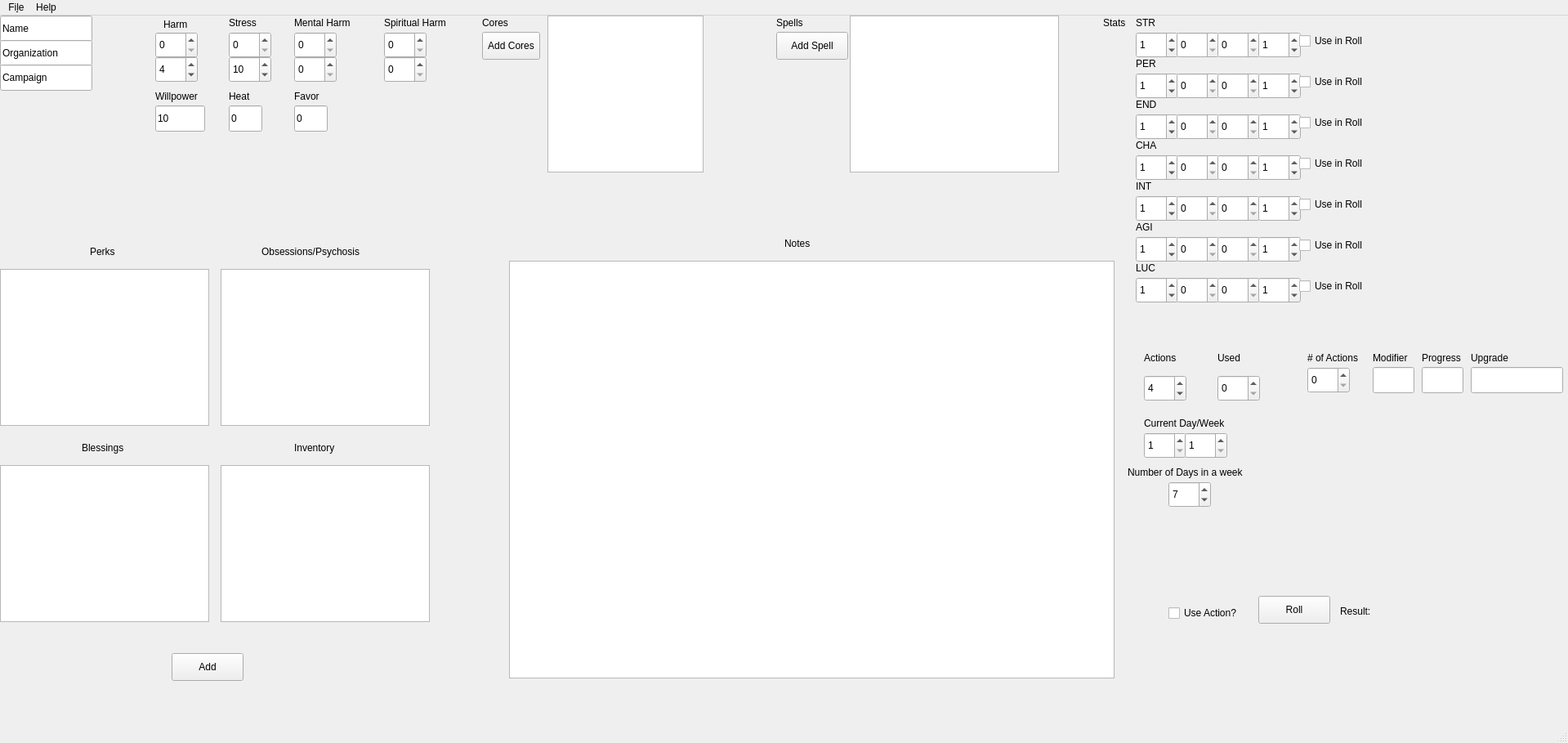
<?xml version="1.0" encoding="UTF-8"?>
<ui version="4.0">
 <class>MainWindow</class>
 <widget class="QMainWindow" name="MainWindow">
  <property name="geometry">
   <rect>
    <x>0</x>
    <y>0</y>
    <width>1919</width>
    <height>909</height>
   </rect>
  </property>
  <property name="windowTitle">
   <string>MainWindow</string>
  </property>
  <widget class="QWidget" name="centralwidget">
   <widget class="QLineEdit" name="nameInputField">
    <property name="geometry">
     <rect>
      <x>0</x>
      <y>0</y>
      <width>113</width>
      <height>32</height>
     </rect>
    </property>
    <property name="text">
     <string>Name</string>
    </property>
   </widget>
   <widget class="QLineEdit" name="organizationInputField">
    <property name="geometry">
     <rect>
      <x>0</x>
      <y>30</y>
      <width>113</width>
      <height>32</height>
     </rect>
    </property>
    <property name="text">
     <string>Organization</string>
    </property>
   </widget>
   <widget class="QLineEdit" name="CampaignInputField">
    <property name="geometry">
     <rect>
      <x>0</x>
      <y>60</y>
      <width>113</width>
      <height>32</height>
     </rect>
    </property>
    <property name="text">
     <string>Campaign</string>
    </property>
   </widget>
   <widget class="QLabel" name="label">
    <property name="geometry">
     <rect>
      <x>200</x>
      <y>0</y>
      <width>41</width>
      <height>21</height>
     </rect>
    </property>
    <property name="text">
     <string>Harm</string>
    </property>
   </widget>
   <widget class="QSpinBox" name="HarmCurrentField">
    <property name="geometry">
     <rect>
      <x>190</x>
      <y>20</y>
      <width>52</width>
      <height>32</height>
     </rect>
    </property>
   </widget>
   <widget class="QSpinBox" name="HarmThresholdField">
    <property name="geometry">
     <rect>
      <x>190</x>
      <y>50</y>
      <width>52</width>
      <height>32</height>
     </rect>
    </property>
    <property name="value">
     <number>4</number>
    </property>
   </widget>
   <widget class="QLabel" name="label_2">
    <property name="geometry">
     <rect>
      <x>280</x>
      <y>0</y>
      <width>58</width>
      <height>18</height>
     </rect>
    </property>
    <property name="text">
     <string>Stress</string>
    </property>
   </widget>
   <widget class="QSpinBox" name="StressCurrentField">
    <property name="geometry">
     <rect>
      <x>280</x>
      <y>20</y>
      <width>52</width>
      <height>32</height>
     </rect>
    </property>
   </widget>
   <widget class="QSpinBox" name="StressThresholdField">
    <property name="geometry">
     <rect>
      <x>280</x>
      <y>50</y>
      <width>52</width>
      <height>32</height>
     </rect>
    </property>
    <property name="value">
     <number>10</number>
    </property>
   </widget>
   <widget class="QLabel" name="label_3">
    <property name="geometry">
     <rect>
      <x>360</x>
      <y>0</y>
      <width>91</width>
      <height>18</height>
     </rect>
    </property>
    <property name="text">
     <string>Mental Harm</string>
    </property>
   </widget>
   <widget class="QLabel" name="label_4">
    <property name="geometry">
     <rect>
      <x>470</x>
      <y>0</y>
      <width>101</width>
      <height>18</height>
     </rect>
    </property>
    <property name="text">
     <string>Spiritual Harm</string>
    </property>
   </widget>
   <widget class="QSpinBox" name="MentalHarmCurrentField">
    <property name="geometry">
     <rect>
      <x>360</x>
      <y>20</y>
      <width>52</width>
      <height>32</height>
     </rect>
    </property>
   </widget>
   <widget class="QSpinBox" name="MentalHarmThresholdField">
    <property name="geometry">
     <rect>
      <x>360</x>
      <y>50</y>
      <width>52</width>
      <height>32</height>
     </rect>
    </property>
   </widget>
   <widget class="QSpinBox" name="SpiritualHarmCurrentField">
    <property name="geometry">
     <rect>
      <x>470</x>
      <y>20</y>
      <width>52</width>
      <height>32</height>
     </rect>
    </property>
   </widget>
   <widget class="QSpinBox" name="SpiritualHarmThresholdField">
    <property name="geometry">
     <rect>
      <x>470</x>
      <y>50</y>
      <width>52</width>
      <height>32</height>
     </rect>
    </property>
   </widget>
   <widget class="QLabel" name="label_5">
    <property name="geometry">
     <rect>
      <x>190</x>
      <y>90</y>
      <width>71</width>
      <height>18</height>
     </rect>
    </property>
    <property name="text">
     <string>Willpower</string>
    </property>
   </widget>
   <widget class="QLineEdit" name="WillpowerField">
    <property name="geometry">
     <rect>
      <x>190</x>
      <y>110</y>
      <width>61</width>
      <height>32</height>
     </rect>
    </property>
    <property name="text">
     <string>10</string>
    </property>
   </widget>
   <widget class="QLabel" name="label_6">
    <property name="geometry">
     <rect>
      <x>280</x>
      <y>90</y>
      <width>58</width>
      <height>18</height>
     </rect>
    </property>
    <property name="text">
     <string>Heat</string>
    </property>
   </widget>
   <widget class="QLineEdit" name="HeatField">
    <property name="geometry">
     <rect>
      <x>280</x>
      <y>110</y>
      <width>41</width>
      <height>32</height>
     </rect>
    </property>
    <property name="text">
     <string>0</string>
    </property>
   </widget>
   <widget class="QLabel" name="label_7">
    <property name="geometry">
     <rect>
      <x>360</x>
      <y>90</y>
      <width>58</width>
      <height>18</height>
     </rect>
    </property>
    <property name="text">
     <string>Favor</string>
    </property>
   </widget>
   <widget class="QLineEdit" name="FavorField">
    <property name="geometry">
     <rect>
      <x>360</x>
      <y>110</y>
      <width>41</width>
      <height>32</height>
     </rect>
    </property>
    <property name="text">
     <string>0</string>
    </property>
   </widget>
   <widget class="QLabel" name="label_8">
    <property name="geometry">
     <rect>
      <x>590</x>
      <y>0</y>
      <width>58</width>
      <height>18</height>
     </rect>
    </property>
    <property name="text">
     <string>Cores</string>
    </property>
   </widget>
   <widget class="QPushButton" name="AddCoresButton">
    <property name="geometry">
     <rect>
      <x>590</x>
      <y>20</y>
      <width>71</width>
      <height>34</height>
     </rect>
    </property>
    <property name="text">
     <string>Add Cores</string>
    </property>
   </widget>
   <widget class="QLabel" name="label_9">
    <property name="geometry">
     <rect>
      <x>950</x>
      <y>0</y>
      <width>58</width>
      <height>18</height>
     </rect>
    </property>
    <property name="text">
     <string>Spells</string>
    </property>
   </widget>
   <widget class="QPushButton" name="AddSpellButton">
    <property name="geometry">
     <rect>
      <x>950</x>
      <y>20</y>
      <width>88</width>
      <height>34</height>
     </rect>
    </property>
    <property name="text">
     <string>Add Spell</string>
    </property>
   </widget>
   <widget class="QTableWidget" name="CoresTableWidget">
    <property name="geometry">
     <rect>
      <x>670</x>
      <y>0</y>
      <width>191</width>
      <height>192</height>
     </rect>
    </property>
   </widget>
   <widget class="QTableWidget" name="SpellsTableWidget">
    <property name="geometry">
     <rect>
      <x>1040</x>
      <y>0</y>
      <width>256</width>
      <height>192</height>
     </rect>
    </property>
   </widget>
   <widget class="QLabel" name="label_10">
    <property name="geometry">
     <rect>
      <x>1350</x>
      <y>0</y>
      <width>58</width>
      <height>18</height>
     </rect>
    </property>
    <property name="text">
     <string>Stats</string>
    </property>
   </widget>
   <widget class="QLabel" name="label_11">
    <property name="geometry">
     <rect>
      <x>1390</x>
      <y>0</y>
      <width>31</width>
      <height>18</height>
     </rect>
    </property>
    <property name="text">
     <string>STR</string>
    </property>
   </widget>
   <widget class="QLabel" name="label_12">
    <property name="geometry">
     <rect>
      <x>1390</x>
      <y>50</y>
      <width>31</width>
      <height>18</height>
     </rect>
    </property>
    <property name="text">
     <string>PER</string>
    </property>
   </widget>
   <widget class="QLabel" name="label_13">
    <property name="geometry">
     <rect>
      <x>1390</x>
      <y>100</y>
      <width>31</width>
      <height>18</height>
     </rect>
    </property>
    <property name="text">
     <string>END</string>
    </property>
   </widget>
   <widget class="QLabel" name="label_14">
    <property name="geometry">
     <rect>
      <x>1390</x>
      <y>150</y>
      <width>31</width>
      <height>18</height>
     </rect>
    </property>
    <property name="text">
     <string>CHA</string>
    </property>
   </widget>
   <widget class="QLabel" name="label_15">
    <property name="geometry">
     <rect>
      <x>1390</x>
      <y>200</y>
      <width>31</width>
      <height>18</height>
     </rect>
    </property>
    <property name="text">
     <string>INT</string>
    </property>
   </widget>
   <widget class="QLabel" name="label_16">
    <property name="geometry">
     <rect>
      <x>1390</x>
      <y>250</y>
      <width>31</width>
      <height>18</height>
     </rect>
    </property>
    <property name="text">
     <string>AGI</string>
    </property>
   </widget>
   <widget class="QLabel" name="label_17">
    <property name="geometry">
     <rect>
      <x>1390</x>
      <y>300</y>
      <width>31</width>
      <height>18</height>
     </rect>
    </property>
    <property name="text">
     <string>LUC</string>
    </property>
   </widget>
   <widget class="QSpinBox" name="StrBaseField">
    <property name="geometry">
     <rect>
      <x>1390</x>
      <y>20</y>
      <width>52</width>
      <height>32</height>
     </rect>
    </property>
    <property name="value">
     <number>1</number>
    </property>
   </widget>
   <widget class="QSpinBox" name="PerBaseField">
    <property name="geometry">
     <rect>
      <x>1390</x>
      <y>70</y>
      <width>52</width>
      <height>32</height>
     </rect>
    </property>
    <property name="value">
     <number>1</number>
    </property>
   </widget>
   <widget class="QSpinBox" name="EndBaseField">
    <property name="geometry">
     <rect>
      <x>1390</x>
      <y>120</y>
      <width>52</width>
      <height>32</height>
     </rect>
    </property>
    <property name="value">
     <number>1</number>
    </property>
   </widget>
   <widget class="QSpinBox" name="ChaBaseField">
    <property name="geometry">
     <rect>
      <x>1390</x>
      <y>170</y>
      <width>52</width>
      <height>32</height>
     </rect>
    </property>
    <property name="value">
     <number>1</number>
    </property>
   </widget>
   <widget class="QSpinBox" name="IntBaseField">
    <property name="geometry">
     <rect>
      <x>1390</x>
      <y>220</y>
      <width>52</width>
      <height>32</height>
     </rect>
    </property>
    <property name="value">
     <number>1</number>
    </property>
   </widget>
   <widget class="QSpinBox" name="AgiBaseField">
    <property name="geometry">
     <rect>
      <x>1390</x>
      <y>270</y>
      <width>52</width>
      <height>32</height>
     </rect>
    </property>
    <property name="value">
     <number>1</number>
    </property>
   </widget>
   <widget class="QSpinBox" name="LucBaseField">
    <property name="geometry">
     <rect>
      <x>1390</x>
      <y>320</y>
      <width>52</width>
      <height>32</height>
     </rect>
    </property>
    <property name="value">
     <number>1</number>
    </property>
   </widget>
   <widget class="QSpinBox" name="spinBox_8">
    <property name="geometry">
     <rect>
      <x>1440</x>
      <y>20</y>
      <width>52</width>
      <height>32</height>
     </rect>
    </property>
   </widget>
   <widget class="QSpinBox" name="spinBox_9">
    <property name="geometry">
     <rect>
      <x>1440</x>
      <y>70</y>
      <width>52</width>
      <height>32</height>
     </rect>
    </property>
   </widget>
   <widget class="QSpinBox" name="spinBox_10">
    <property name="geometry">
     <rect>
      <x>1440</x>
      <y>120</y>
      <width>52</width>
      <height>32</height>
     </rect>
    </property>
   </widget>
   <widget class="QSpinBox" name="spinBox_11">
    <property name="geometry">
     <rect>
      <x>1440</x>
      <y>170</y>
      <width>52</width>
      <height>32</height>
     </rect>
    </property>
   </widget>
   <widget class="QSpinBox" name="spinBox_12">
    <property name="geometry">
     <rect>
      <x>1440</x>
      <y>220</y>
      <width>52</width>
      <height>32</height>
     </rect>
    </property>
   </widget>
   <widget class="QSpinBox" name="spinBox_13">
    <property name="geometry">
     <rect>
      <x>1440</x>
      <y>270</y>
      <width>52</width>
      <height>32</height>
     </rect>
    </property>
   </widget>
   <widget class="QSpinBox" name="spinBox_14">
    <property name="geometry">
     <rect>
      <x>1440</x>
      <y>320</y>
      <width>52</width>
      <height>32</height>
     </rect>
    </property>
   </widget>
   <widget class="QSpinBox" name="spinBox_15">
    <property name="geometry">
     <rect>
      <x>1490</x>
      <y>20</y>
      <width>52</width>
      <height>32</height>
     </rect>
    </property>
   </widget>
   <widget class="QSpinBox" name="spinBox_16">
    <property name="geometry">
     <rect>
      <x>1490</x>
      <y>70</y>
      <width>52</width>
      <height>32</height>
     </rect>
    </property>
   </widget>
   <widget class="QSpinBox" name="spinBox_17">
    <property name="geometry">
     <rect>
      <x>1490</x>
      <y>120</y>
      <width>52</width>
      <height>32</height>
     </rect>
    </property>
   </widget>
   <widget class="QSpinBox" name="spinBox_18">
    <property name="geometry">
     <rect>
      <x>1490</x>
      <y>170</y>
      <width>52</width>
      <height>32</height>
     </rect>
    </property>
   </widget>
   <widget class="QSpinBox" name="spinBox_19">
    <property name="geometry">
     <rect>
      <x>1490</x>
      <y>220</y>
      <width>52</width>
      <height>32</height>
     </rect>
    </property>
   </widget>
   <widget class="QSpinBox" name="spinBox_20">
    <property name="geometry">
     <rect>
      <x>1490</x>
      <y>270</y>
      <width>52</width>
      <height>32</height>
     </rect>
    </property>
   </widget>
   <widget class="QSpinBox" name="spinBox_21">
    <property name="geometry">
     <rect>
      <x>1490</x>
      <y>320</y>
      <width>52</width>
      <height>32</height>
     </rect>
    </property>
   </widget>
   <widget class="QSpinBox" name="StrField">
    <property name="geometry">
     <rect>
      <x>1540</x>
      <y>20</y>
      <width>52</width>
      <height>32</height>
     </rect>
    </property>
    <property name="value">
     <number>1</number>
    </property>
   </widget>
   <widget class="QSpinBox" name="PerField">
    <property name="geometry">
     <rect>
      <x>1540</x>
      <y>70</y>
      <width>52</width>
      <height>32</height>
     </rect>
    </property>
    <property name="value">
     <number>1</number>
    </property>
   </widget>
   <widget class="QSpinBox" name="EndField">
    <property name="geometry">
     <rect>
      <x>1540</x>
      <y>120</y>
      <width>52</width>
      <height>32</height>
     </rect>
    </property>
    <property name="value">
     <number>1</number>
    </property>
   </widget>
   <widget class="QSpinBox" name="ChaField">
    <property name="geometry">
     <rect>
      <x>1540</x>
      <y>170</y>
      <width>52</width>
      <height>32</height>
     </rect>
    </property>
    <property name="value">
     <number>1</number>
    </property>
   </widget>
   <widget class="QSpinBox" name="IntField">
    <property name="geometry">
     <rect>
      <x>1540</x>
      <y>220</y>
      <width>52</width>
      <height>32</height>
     </rect>
    </property>
    <property name="value">
     <number>1</number>
    </property>
   </widget>
   <widget class="QSpinBox" name="AgiField">
    <property name="geometry">
     <rect>
      <x>1540</x>
      <y>270</y>
      <width>52</width>
      <height>32</height>
     </rect>
    </property>
    <property name="value">
     <number>1</number>
    </property>
   </widget>
   <widget class="QSpinBox" name="LucField">
    <property name="geometry">
     <rect>
      <x>1540</x>
      <y>320</y>
      <width>52</width>
      <height>32</height>
     </rect>
    </property>
    <property name="value">
     <number>1</number>
    </property>
   </widget>
   <widget class="QLabel" name="label_18">
    <property name="geometry">
     <rect>
      <x>960</x>
      <y>270</y>
      <width>58</width>
      <height>18</height>
     </rect>
    </property>
    <property name="text">
     <string>Notes</string>
    </property>
   </widget>
   <widget class="QTextEdit" name="NotesEdit">
    <property name="geometry">
     <rect>
      <x>623</x>
      <y>300</y>
      <width>741</width>
      <height>511</height>
     </rect>
    </property>
   </widget>
   <widget class="QSpinBox" name="TotalActionsField">
    <property name="geometry">
     <rect>
      <x>1400</x>
      <y>440</y>
      <width>52</width>
      <height>32</height>
     </rect>
    </property>
    <property name="minimum">
     <number>1</number>
    </property>
    <property name="value">
     <number>4</number>
    </property>
   </widget>
   <widget class="QPushButton" name="rollButton">
    <property name="geometry">
     <rect>
      <x>1540</x>
      <y>710</y>
      <width>88</width>
      <height>34</height>
     </rect>
    </property>
    <property name="text">
     <string>Roll</string>
    </property>
   </widget>
   <widget class="QSpinBox" name="UsedActionsField">
    <property name="geometry">
     <rect>
      <x>1490</x>
      <y>440</y>
      <width>52</width>
      <height>32</height>
     </rect>
    </property>
   </widget>
   <widget class="QLabel" name="label_19">
    <property name="geometry">
     <rect>
      <x>1400</x>
      <y>410</y>
      <width>58</width>
      <height>18</height>
     </rect>
    </property>
    <property name="text">
     <string>Actions</string>
    </property>
   </widget>
   <widget class="QLabel" name="label_20">
    <property name="geometry">
     <rect>
      <x>1490</x>
      <y>410</y>
      <width>58</width>
      <height>18</height>
     </rect>
    </property>
    <property name="text">
     <string>Used</string>
    </property>
   </widget>
   <widget class="QCheckBox" name="UseActionCheckBox">
    <property name="geometry">
     <rect>
      <x>1430</x>
      <y>720</y>
      <width>111</width>
      <height>22</height>
     </rect>
    </property>
    <property name="text">
     <string>Use Action?</string>
    </property>
    <property name="tristate">
     <bool>false</bool>
    </property>
   </widget>
   <widget class="QLabel" name="ResultLabel">
    <property name="geometry">
     <rect>
      <x>1640</x>
      <y>720</y>
      <width>58</width>
      <height>18</height>
     </rect>
    </property>
    <property name="text">
     <string>Result: </string>
    </property>
   </widget>
   <widget class="QCheckBox" name="checkBox_2">
    <property name="geometry">
     <rect>
      <x>1590</x>
      <y>20</y>
      <width>111</width>
      <height>22</height>
     </rect>
    </property>
    <property name="text">
     <string>Use in Roll</string>
    </property>
   </widget>
   <widget class="QCheckBox" name="checkBox_3">
    <property name="geometry">
     <rect>
      <x>1590</x>
      <y>70</y>
      <width>111</width>
      <height>22</height>
     </rect>
    </property>
    <property name="text">
     <string>Use in Roll</string>
    </property>
   </widget>
   <widget class="QCheckBox" name="checkBox_4">
    <property name="geometry">
     <rect>
      <x>1590</x>
      <y>120</y>
      <width>101</width>
      <height>22</height>
     </rect>
    </property>
    <property name="text">
     <string>Use in Roll</string>
    </property>
   </widget>
   <widget class="QCheckBox" name="checkBox_5">
    <property name="geometry">
     <rect>
      <x>1590</x>
      <y>170</y>
      <width>101</width>
      <height>22</height>
     </rect>
    </property>
    <property name="text">
     <string>Use in Roll</string>
    </property>
   </widget>
   <widget class="QCheckBox" name="checkBox_6">
    <property name="geometry">
     <rect>
      <x>1590</x>
      <y>220</y>
      <width>101</width>
      <height>22</height>
     </rect>
    </property>
    <property name="text">
     <string>Use in Roll</string>
    </property>
   </widget>
   <widget class="QCheckBox" name="checkBox_7">
    <property name="geometry">
     <rect>
      <x>1590</x>
      <y>270</y>
      <width>111</width>
      <height>22</height>
     </rect>
    </property>
    <property name="text">
     <string>Use in Roll</string>
    </property>
   </widget>
   <widget class="QCheckBox" name="checkBox_8">
    <property name="geometry">
     <rect>
      <x>1590</x>
      <y>320</y>
      <width>111</width>
      <height>22</height>
     </rect>
    </property>
    <property name="text">
     <string>Use in Roll</string>
    </property>
   </widget>
   <widget class="QTableWidget" name="PerksTableWidget">
    <property name="geometry">
     <rect>
      <x>0</x>
      <y>310</y>
      <width>256</width>
      <height>192</height>
     </rect>
    </property>
   </widget>
   <widget class="QTableWidget" name="ObsessionsTableWidget">
    <property name="geometry">
     <rect>
      <x>270</x>
      <y>310</y>
      <width>256</width>
      <height>192</height>
     </rect>
    </property>
   </widget>
   <widget class="QTableWidget" name="BlessingsTableWidget">
    <property name="geometry">
     <rect>
      <x>0</x>
      <y>550</y>
      <width>256</width>
      <height>192</height>
     </rect>
    </property>
   </widget>
   <widget class="QTableView" name="InventoryTableWidget">
    <property name="geometry">
     <rect>
      <x>270</x>
      <y>550</y>
      <width>256</width>
      <height>192</height>
     </rect>
    </property>
   </widget>
   <widget class="QLabel" name="label_22">
    <property name="geometry">
     <rect>
      <x>110</x>
      <y>280</y>
      <width>58</width>
      <height>18</height>
     </rect>
    </property>
    <property name="text">
     <string>Perks</string>
    </property>
   </widget>
   <widget class="QLabel" name="label_23">
    <property name="geometry">
     <rect>
      <x>320</x>
      <y>280</y>
      <width>151</width>
      <height>18</height>
     </rect>
    </property>
    <property name="text">
     <string>Obsessions/Psychosis</string>
    </property>
   </widget>
   <widget class="QLabel" name="label_24">
    <property name="geometry">
     <rect>
      <x>100</x>
      <y>520</y>
      <width>81</width>
      <height>18</height>
     </rect>
    </property>
    <property name="text">
     <string>Blessings</string>
    </property>
   </widget>
   <widget class="QPushButton" name="pushButton_2">
    <property name="geometry">
     <rect>
      <x>210</x>
      <y>780</y>
      <width>88</width>
      <height>34</height>
     </rect>
    </property>
    <property name="text">
     <string>Add</string>
    </property>
   </widget>
   <widget class="QLabel" name="label_25">
    <property name="geometry">
     <rect>
      <x>360</x>
      <y>520</y>
      <width>71</width>
      <height>18</height>
     </rect>
    </property>
    <property name="text">
     <string>Inventory</string>
    </property>
   </widget>
   <widget class="QSpinBox" name="CurrentDayField">
    <property name="geometry">
     <rect>
      <x>1400</x>
      <y>510</y>
      <width>52</width>
      <height>32</height>
     </rect>
    </property>
    <property name="minimum">
     <number>1</number>
    </property>
    <property name="maximum">
     <number>10</number>
    </property>
   </widget>
   <widget class="QLabel" name="label_26">
    <property name="geometry">
     <rect>
      <x>1400</x>
      <y>490</y>
      <width>121</width>
      <height>18</height>
     </rect>
    </property>
    <property name="text">
     <string>Current Day/Week</string>
    </property>
   </widget>
   <widget class="QSpinBox" name="CurrentWeekField">
    <property name="geometry">
     <rect>
      <x>1450</x>
      <y>510</y>
      <width>52</width>
      <height>32</height>
     </rect>
    </property>
    <property name="minimum">
     <number>1</number>
    </property>
    <property name="maximum">
     <number>1000</number>
    </property>
   </widget>
   <widget class="QSpinBox" name="TotalDaysField">
    <property name="geometry">
     <rect>
      <x>1430</x>
      <y>570</y>
      <width>52</width>
      <height>32</height>
     </rect>
    </property>
    <property name="minimum">
     <number>1</number>
    </property>
    <property name="value">
     <number>7</number>
    </property>
   </widget>
   <widget class="QLabel" name="label_27">
    <property name="geometry">
     <rect>
      <x>1380</x>
      <y>550</y>
      <width>171</width>
      <height>18</height>
     </rect>
    </property>
    <property name="text">
     <string>Number of Days in a week</string>
    </property>
   </widget>
   <widget class="QLabel" name="label_28">
    <property name="geometry">
     <rect>
      <x>1600</x>
      <y>410</y>
      <width>81</width>
      <height>18</height>
     </rect>
    </property>
    <property name="text">
     <string># of Actions</string>
    </property>
   </widget>
   <widget class="QSpinBox" name="NumberOfActionsField1">
    <property name="geometry">
     <rect>
      <x>1600</x>
      <y>430</y>
      <width>52</width>
      <height>32</height>
     </rect>
    </property>
   </widget>
   <widget class="QLabel" name="label_29">
    <property name="geometry">
     <rect>
      <x>1680</x>
      <y>410</y>
      <width>58</width>
      <height>18</height>
     </rect>
    </property>
    <property name="text">
     <string>Modifier</string>
    </property>
   </widget>
   <widget class="QLabel" name="label_30">
    <property name="geometry">
     <rect>
      <x>1740</x>
      <y>410</y>
      <width>58</width>
      <height>18</height>
     </rect>
    </property>
    <property name="text">
     <string>Progress</string>
    </property>
   </widget>
   <widget class="QLabel" name="label_31">
    <property name="geometry">
     <rect>
      <x>1800</x>
      <y>410</y>
      <width>58</width>
      <height>18</height>
     </rect>
    </property>
    <property name="text">
     <string>Upgrade</string>
    </property>
   </widget>
   <widget class="QLineEdit" name="lineEdit_4">
    <property name="geometry">
     <rect>
      <x>1680</x>
      <y>430</y>
      <width>51</width>
      <height>32</height>
     </rect>
    </property>
   </widget>
   <widget class="QLineEdit" name="lineEdit_5">
    <property name="geometry">
     <rect>
      <x>1740</x>
      <y>430</y>
      <width>51</width>
      <height>32</height>
     </rect>
    </property>
   </widget>
   <widget class="QLineEdit" name="lineEdit_6">
    <property name="geometry">
     <rect>
      <x>1800</x>
      <y>430</y>
      <width>113</width>
      <height>32</height>
     </rect>
    </property>
   </widget>
  </widget>
  <widget class="QMenuBar" name="menubar">
   <property name="geometry">
    <rect>
     <x>0</x>
     <y>0</y>
     <width>1919</width>
     <height>23</height>
    </rect>
   </property>
   <widget class="QMenu" name="menuFile">
    <property name="title">
     <string>Fi&amp;le</string>
    </property>
    <addaction name="actionNew_Character"/>
    <addaction name="actionSave_Character"/>
    <addaction name="actionSave_As"/>
    <addaction name="actionLoad_Character"/>
    <addaction name="separator"/>
    <addaction name="actionExit"/>
   </widget>
   <widget class="QMenu" name="menuHelp">
    <property name="title">
     <string>Help</string>
    </property>
    <addaction name="actionAbout"/>
    <addaction name="actionAbout_Qt"/>
   </widget>
   <addaction name="menuFile"/>
   <addaction name="menuHelp"/>
  </widget>
  <widget class="QStatusBar" name="statusbar"/>
  <action name="actionNew_Character">
   <property name="text">
    <string>&amp;New Character</string>
   </property>
  </action>
  <action name="actionSave_Character">
   <property name="text">
    <string>&amp;Save Character</string>
   </property>
  </action>
  <action name="actionLoad_Character">
   <property name="text">
    <string>&amp;Load Character</string>
   </property>
  </action>
  <action name="actionExit">
   <property name="text">
    <string>&amp;Exit</string>
   </property>
  </action>
  <action name="actionAbout">
   <property name="text">
    <string>&amp;About</string>
   </property>
  </action>
  <action name="actionAbout_Qt">
   <property name="text">
    <string>About &amp;Qt</string>
   </property>
  </action>
  <action name="actionSave_As">
   <property name="text">
    <string>Save &amp;Character As</string>
   </property>
  </action>
 </widget>
 <resources/>
 <connections/>
</ui>
